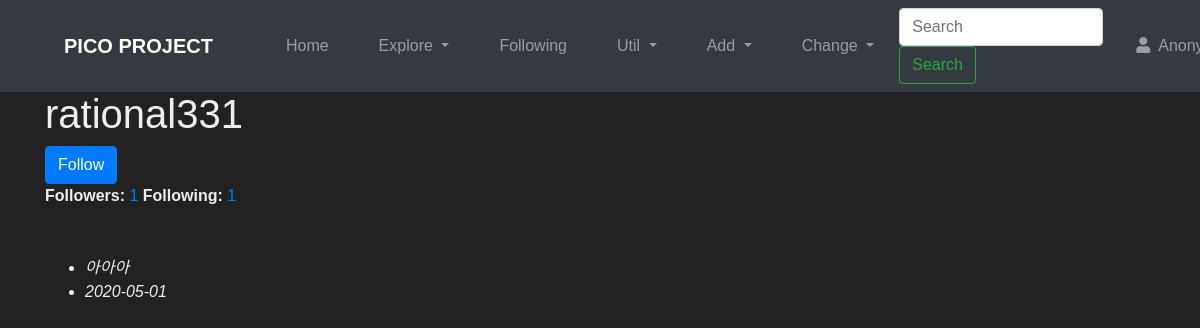
The app's page /rational331/, older data.
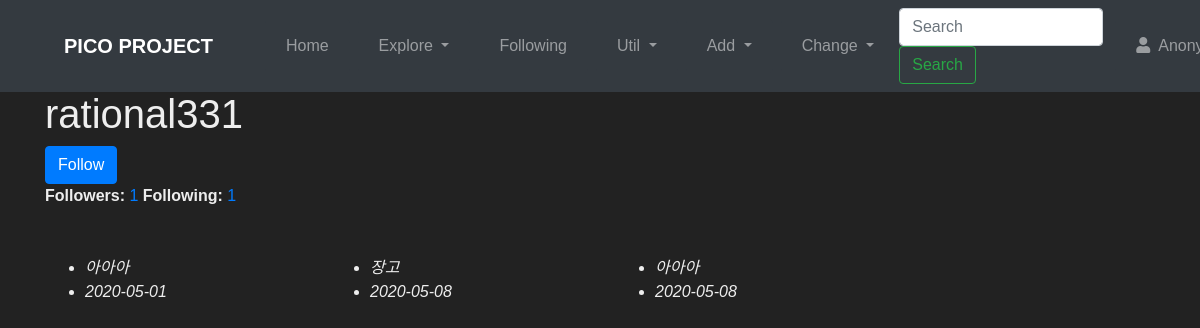
The same page, newer data.
### photo/models.py (models this page shows, shortened)
class Photo(models.Model):
    title = models.CharField('TITLE', max_length=30)
    description = models.TextField('Photo Description', blank=True)
    tags = TaggableManager(blank=True)
    PICOIN = models.PositiveIntegerField(default=0, verbose_name='PICOIN')
    image = models.ImageField('IMAGE', upload_to='SorlPhoto/%Y')
    upload_dt = models.DateTimeField('Upload Date', auto_now_add=True)
    owner = models.ForeignKey(User, on_delete=models.CASCADE, verbose_name='OWNER', blank=True, null=True)
    def get_absolute_url(self):
        return reverse('photo:photo_detail', args=(self.id,))

### core/views.py (the view)
# urls.py: path('<str:username>/', ProfileView.as_view(), name='profile'),
class ProfileView(TemplateView):
    template_name = 'profile.html'
    def get(self, request, username):
        user = None
        try:
            user = User.objects.get(username=username)
        except:
            raise Http404()
        profile = user.profile
        photos = Photo.objects.filter(owner=user)
        return render(request, 'profile.html', {'profile':profile, 'photos':photos})

### templates/profile.html (shortened to what this page needs)
{% extends "base.html" %}
{% load sorl_thumbnail %}
{% load widget_tweaks %}
{% block content %}
<h1>{{ profile.user.username }}</h1>
<div>
    {% ifnotequal request.user profile.user %}
        {% if request.user in profile.followers.all %}
        <a href="{% url 'follow' profile.user.username %}" class="btn btn-danger">UnFollow</a>
        {% else %}
        <a href="{% url 'follow' profile.user.username %}" class="btn btn-primary">Follow</a>
        {% endif %}
    {% endifnotequal %}
</div>
<div>
    <strong> Followers: </strong> <a href="{% url 'followers' profile.user.username %}">{{ profile.followers.count }}</a>
    <strong> Following: </strong> <a href="{% url 'following' profile.user.username %}">{{ profile.following.count }}</a>
</div>
<br>
<div>
    <div class="row">
        {% for photo in photos %}
        <div class="col-md-3 mb-5">
            <div class="tumbnail">
            </div>
            <ul>
                <li class="font-italic">{{ photo.title }}</li>
                <li class="font-italic">{{ photo.upload_dt|date:"Y-m-d" }}</li>
            </ul>
        </div>
        {% endfor %}
    </div>
</div>
{% endblock %}

Row changes from the older to the newer data that the page shows:
added Photo: title "장고", upload_dt "2020-05-08"
added Photo: title "아아아", upload_dt "2020-05-08"
